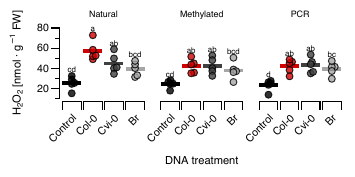

The script that saved this image:
# ROS methylated DNA

# Load required libraries
# Cleaning and manipulating data
library(dplyr)

# Statistic tests
library(rstatix)
library(multcompView)

# Plotting
library(ggplot2)
library(ggprism)
library(ggbeeswarm)

# Load data
data <- read.csv("8_methylation/ros_met.csv")

# Create levels and labels for factors
methylation_levels <- c("natural", "methylated", "pcr")
methylation_labels <- c("Natural", "Methylated", "PCR")

treatment_levels <- c("ctl", "col", "cvi", "br")
treatment_labels <- c("Control", "Col-0", "Cvi-0", "Br")

# Create factors
data <- data %>% 
  mutate(
    treatment = factor(treatment,
                      levels = treatment_levels),
    methylation = factor(methylation,
                       levels = methylation_levels,
                       labels = methylation_labels))


# Summary statistics
data_ss <- data %>% 
  select(treatment, methylation, ros) %>% 
  group_by(treatment, methylation) %>% 
  get_summary_stats() %>% 
  arrange(desc(mean))

# Two way anova
anova <- aov(ros ~ methylation*treatment, data = data)
summary(anova)
export::table2csv(anova, "8_methylation/two_way_anova_result.csv")


capture_anova <- summary(anova)
capture.output(capture_anova, file = "8_methylation/anova_results.doc")

# Tukey
tukey <- TukeyHSD(anova)
tukey

tukey_capture <- as.data.frame(tukey[3])
write.csv(tukey_capture, "8_methylation/tukey.csv")

# Compact letter display
tukey.cld <- multcompLetters4(anova, tukey)

cld <- as.data.frame.list(tukey.cld$`methylation:treatment`)
data_ss$tukey <- cld$Letters

# Colors
plot_colors <- c("#000000", # black
                 "#D10101", # red
                 "#404040", # dark grey
                 "#A6A6A6") # light 


# Plot
ggplot(data, aes(x = treatment, y = ros)) +
  # Geoms
  stat_summary(
    aes(color = treatment),
    geom = "crossbar",
    fun = mean
  ) +
  geom_beeswarm(
    aes(fill = treatment),
    shape = 21,
    cex = 3.5,
    size = 2,
    alpha = 0.8
  ) +
  geom_text(
    data = data_ss,
    aes(x = treatment, y = max, label = tukey),
    #nudge_x = 0.375,
    nudge_y = 6,
    size = 2
  ) +
  # Facet
  facet_wrap(~ methylation) +
  # Scales
  scale_fill_manual(values = plot_colors) +
  scale_color_manual(values = plot_colors) +
  scale_x_discrete(
    guide = guide_prism_bracket(angle = 45),
    labels = treatment_labels
  ) +
  scale_y_continuous(
    guide = "prism_offset_minor",
    limits = c(10, 80)
    ) +
  # Labels
  labs(
    #title = "ROS response to different DNA methylation status",
    x = "DNA treatment",
    y = bquote(H[2]*O[2]*" [nmol · g"^-1*" FW]"),
    #caption = "Tukey test, p < 0.05, n = 5"
    ) +
  # Theme
  theme_prism(
    base_fontface = "plain",
    base_line_size = 0.35
  ) +
  theme(
    legend.position = "none",
    text = element_text(size = 8),
    # axis.title = element_blank(),
    # axis.text.x = element_blank()
  )

ggsave("8_methylation/ros_met.pdf", width = 9, height = 4.5, units = "cm", scale = 1, dpi = 300, device = cairo_pdf)

save.image(file = "8_methylation/ros_met.RData")